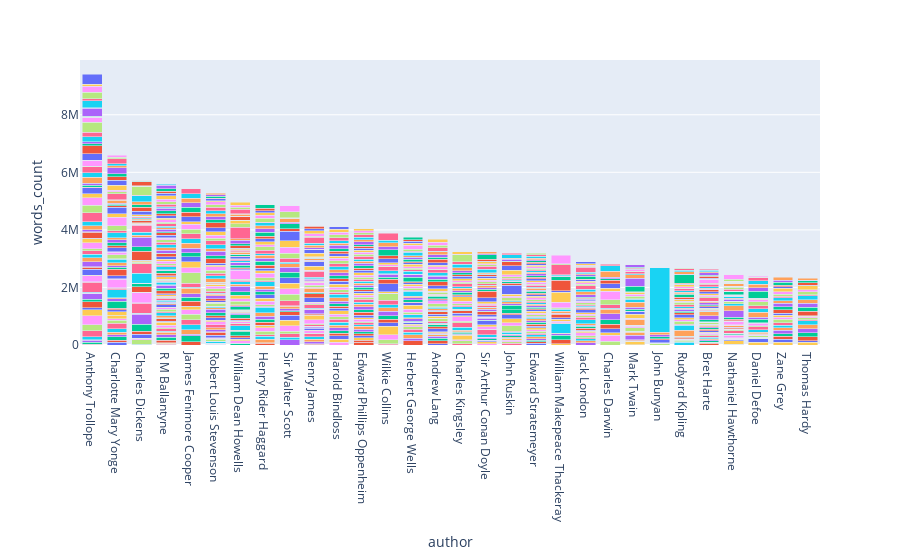
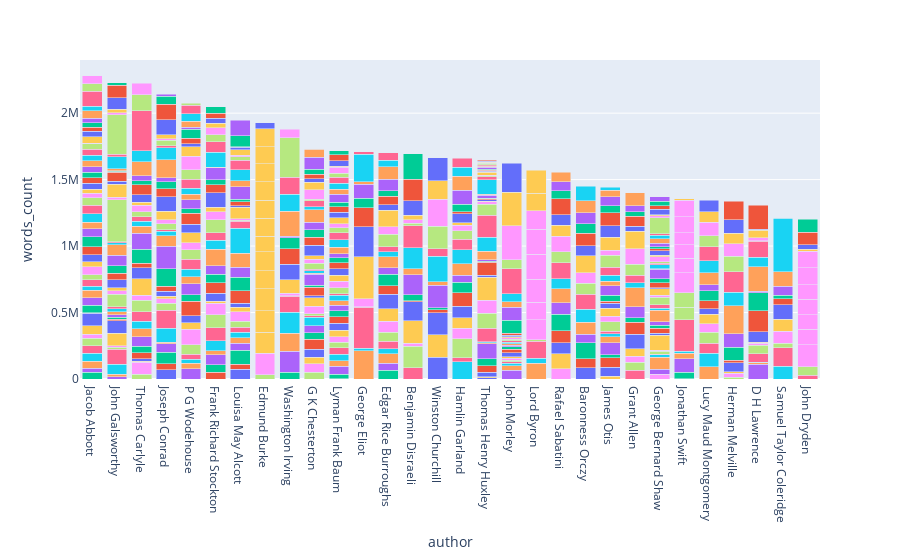
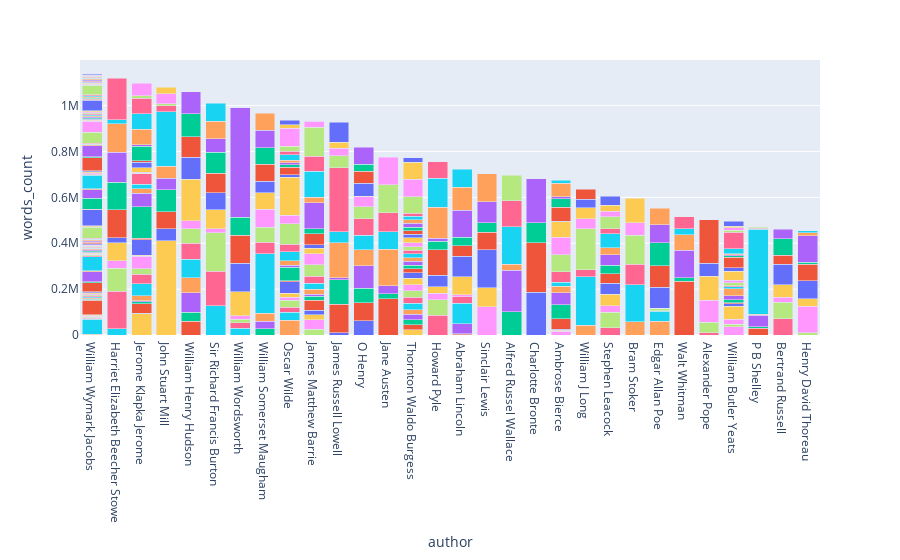
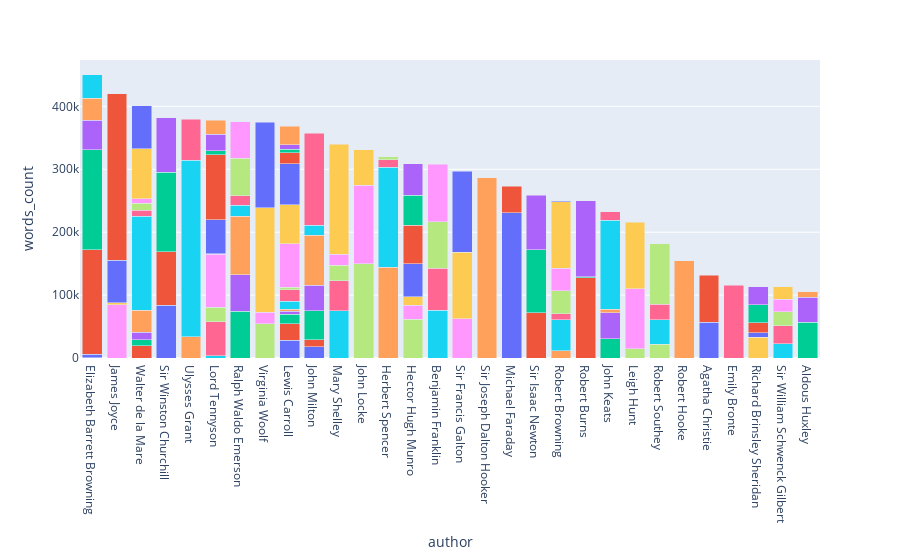

Source (notebook cell) for these figures, in order:
### Code cell
for i in range(num_of_figures):
    df_part = df[df['author'].isin(df_total_sorted['author'][i*num_of_authors_per_figure:(i+1)*num_of_authors_per_figure])]
    fig = px.bar(df_part, x='author', y='words_count', color='book', barmode = 'stack').update_xaxes(categoryorder='total descending')
    fig.update_layout(showlegend=False)
    fig.show()
